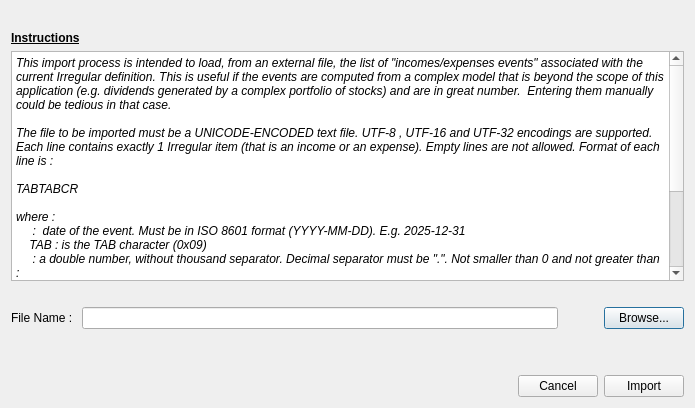
<?xml version="1.0" encoding="UTF-8"?>
<ui version="4.0">
 <class>LoadIrregularTextFileDialog</class>
 <widget class="QDialog" name="LoadIrregularTextFileDialog">
  <property name="geometry">
   <rect>
    <x>0</x>
    <y>0</y>
    <width>695</width>
    <height>408</height>
   </rect>
  </property>
  <property name="windowTitle">
   <string>Importing Irregular items from text file</string>
  </property>
  <property name="modal">
   <bool>true</bool>
  </property>
  <layout class="QVBoxLayout" name="verticalLayout_2">
   <item>
    <layout class="QVBoxLayout" name="verticalLayout">
     <item>
      <spacer name="verticalSpacer">
       <property name="orientation">
        <enum>Qt::Vertical</enum>
       </property>
       <property name="sizeType">
        <enum>QSizePolicy::Fixed</enum>
       </property>
       <property name="sizeHint" stdset="0">
        <size>
         <width>20</width>
         <height>20</height>
        </size>
       </property>
      </spacer>
     </item>
     <item>
      <widget class="QLabel" name="instructionslabel">
       <property name="font">
        <font>
         <bold>true</bold>
         <underline>true</underline>
        </font>
       </property>
       <property name="text">
        <string>Instructions</string>
       </property>
      </widget>
     </item>
     <item>
      <widget class="QPlainTextEdit" name="instructionsPlainTextEdit">
       <property name="font">
        <font>
         <italic>true</italic>
        </font>
       </property>
       <property name="readOnly">
        <bool>true</bool>
       </property>
       <property name="plainText">
        <string>This import process is intended to load, from an external file, the list of &quot;incomes/expenses events&quot; associated with the current Irregular definition. This is useful if the events are computed from a complex model that is beyond the scope of this application (e.g. dividends generated by a complex portfolio of stocks) and are in great number.  Entering them manually could be tedious in that case.

The file to be imported must be a UNICODE-ENCODED text file. UTF-8 , UTF-16 and UTF-32 encodings are supported. Each line contains exactly 1 Irregular item (that is an income or an expense). Empty lines are not allowed. Format of each line is :

&lt;date&gt;TAB&lt;amount&gt;TAB&lt;notes&gt;CR

where :
    &lt;date&gt; :  date of the event. Must be in ISO 8601 format (YYYY-MM-DD). E.g. 2025-12-31
    TAB : is the TAB character (0x09)
    &lt;amount&gt; : a double number, without thousand separator. Decimal separator must be &quot;.&quot;. Not smaller than 0 and not greater than :
         999,999,999,999,999   for currencies with 0 decimals (e.g. Yen)
         99,999,999,999,999.9  for currencies with 1 decimal
         9,999,999,999,999.99  for currencies with 2 decimals
         999,999,999,999.999  for currencies with 3 decimals
    &lt;notes&gt; : a brief description of this item. Max 100 characters. Note that this field is OPTIONAL. 
   CR : carriage return characgter (\n )

All imported items will be tagged as &quot;active&quot;, meaning they will be considered for the cashflow curve.</string>
       </property>
      </widget>
     </item>
     <item>
      <spacer name="verticalSpacer_3">
       <property name="orientation">
        <enum>Qt::Vertical</enum>
       </property>
       <property name="sizeType">
        <enum>QSizePolicy::Fixed</enum>
       </property>
       <property name="sizeHint" stdset="0">
        <size>
         <width>20</width>
         <height>20</height>
        </size>
       </property>
      </spacer>
     </item>
     <item>
      <layout class="QHBoxLayout" name="horizontalLayout_2">
       <item>
        <widget class="QLabel" name="label">
         <property name="font">
          <font>
           <bold>false</bold>
          </font>
         </property>
         <property name="text">
          <string>File Name : </string>
         </property>
        </widget>
       </item>
       <item>
        <widget class="QLineEdit" name="fileNameLineEdit"/>
       </item>
       <item>
        <spacer name="horizontalSpacer">
         <property name="orientation">
          <enum>Qt::Horizontal</enum>
         </property>
         <property name="sizeType">
          <enum>QSizePolicy::Fixed</enum>
         </property>
         <property name="sizeHint" stdset="0">
          <size>
           <width>40</width>
           <height>20</height>
          </size>
         </property>
        </spacer>
       </item>
       <item>
        <widget class="QPushButton" name="browsePushButton">
         <property name="text">
          <string>Browse...</string>
         </property>
        </widget>
       </item>
      </layout>
     </item>
    </layout>
   </item>
   <item>
    <spacer name="verticalSpacer_2">
     <property name="orientation">
      <enum>Qt::Vertical</enum>
     </property>
     <property name="sizeType">
      <enum>QSizePolicy::Fixed</enum>
     </property>
     <property name="sizeHint" stdset="0">
      <size>
       <width>20</width>
       <height>40</height>
      </size>
     </property>
    </spacer>
   </item>
   <item>
    <layout class="QHBoxLayout" name="horizontalLayout_3">
     <item>
      <spacer name="horizontalSpacer_2">
       <property name="orientation">
        <enum>Qt::Horizontal</enum>
       </property>
       <property name="sizeHint" stdset="0">
        <size>
         <width>40</width>
         <height>20</height>
        </size>
       </property>
      </spacer>
     </item>
     <item>
      <widget class="QPushButton" name="cancelPushButton">
       <property name="text">
        <string>Cancel</string>
       </property>
      </widget>
     </item>
     <item>
      <widget class="QPushButton" name="importPushButton">
       <property name="text">
        <string>Import</string>
       </property>
      </widget>
     </item>
    </layout>
   </item>
  </layout>
 </widget>
 <resources/>
 <connections/>
</ui>
